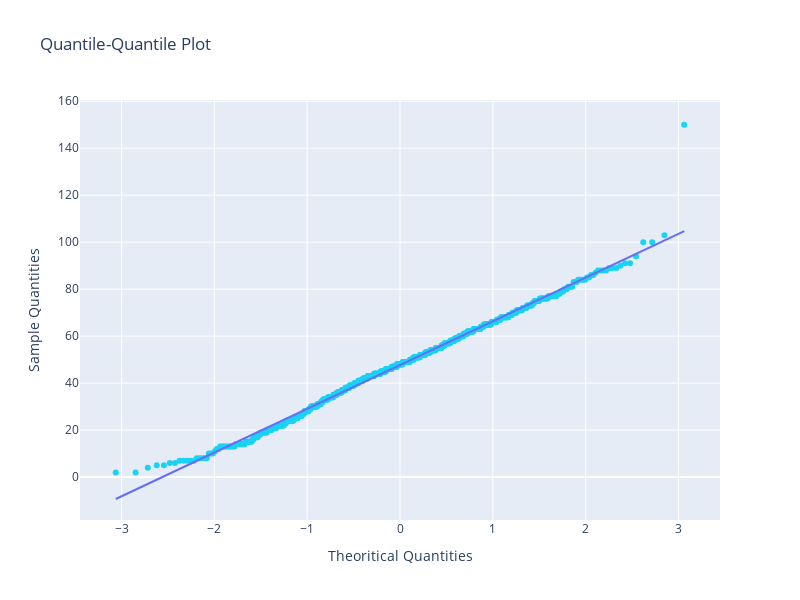

Notebook source saved alongside this figure:
### Code cell
fig = go.Figure()

fig.add_trace({
    'type': 'scatter',
    'x': qqplot_data[0].get_xdata(),
    'y': qqplot_data[0].get_ydata(),
    'mode': 'markers',
    'marker': {
        'color': '#19d3f3'
    }
})

fig.add_trace({
    'type': 'scatter',
    'x': qqplot_data[1].get_xdata(),
    'y': qqplot_data[1].get_ydata(),
    'mode': 'lines',
    'line': {
        'color': '#636efa'
    }

})


fig['layout'].update({
    'title': 'Quantile-Quantile Plot',
    'xaxis': {
        'title': 'Theoritical Quantities',
        'zeroline': False
    },
    'yaxis': {
        'title': 'Sample Quantities'
    },
    'showlegend': False,
    'width': 800,
    'height': 600,
})

fig.show()

### Figure 1 — Plotly figure (JSON) as saved in the notebook; plotly's stock layout.template omitted (floating-point values rounded to 4 significant figures; data arrays with more than 128 entries replaced by an {"elided": "..."} marker saying what was removed)
{"data": [{"marker": {"color": "#19d3f3"}, "mode": "markers", "type": "scatter", "x": {"elided": "911 float values"}, "y": {"elided": "911 int values"}}, {"line": {"color": "#636efa"}, "mode": "lines", "type": "scatter", "x": {"elided": "911 float values"}, "y": {"elided": "911 float values"}}], "layout": {"height": 600, "showlegend": false, "title": {"text": "Quantile-Quantile Plot"}, "width": 800, "xaxis": {"title": {"text": "Theoritical Quantities"}, "zeroline": false}, "yaxis": {"title": {"text": "Sample Quantities"}}}}
